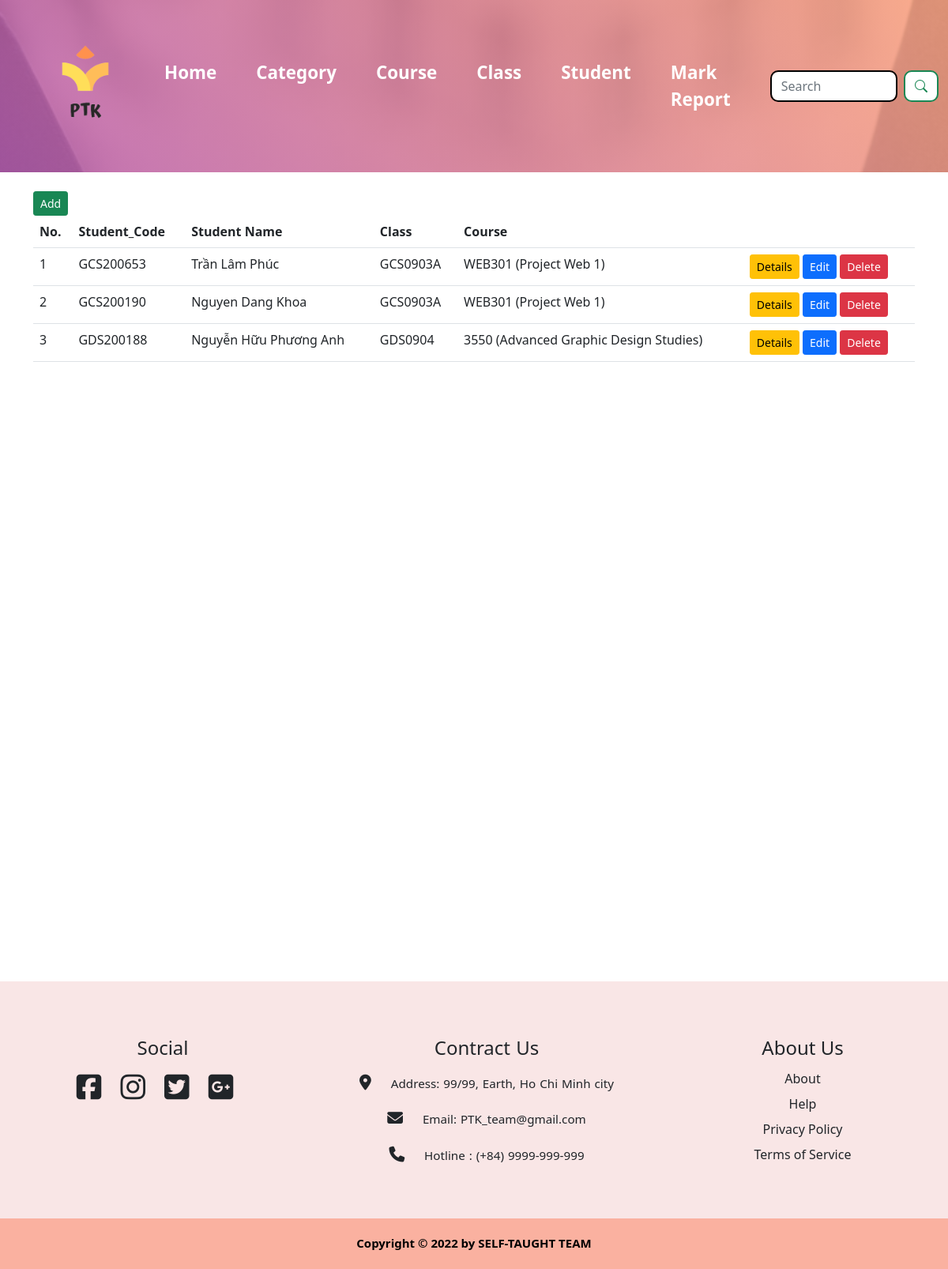
Before: /student/student/ with the older database file.
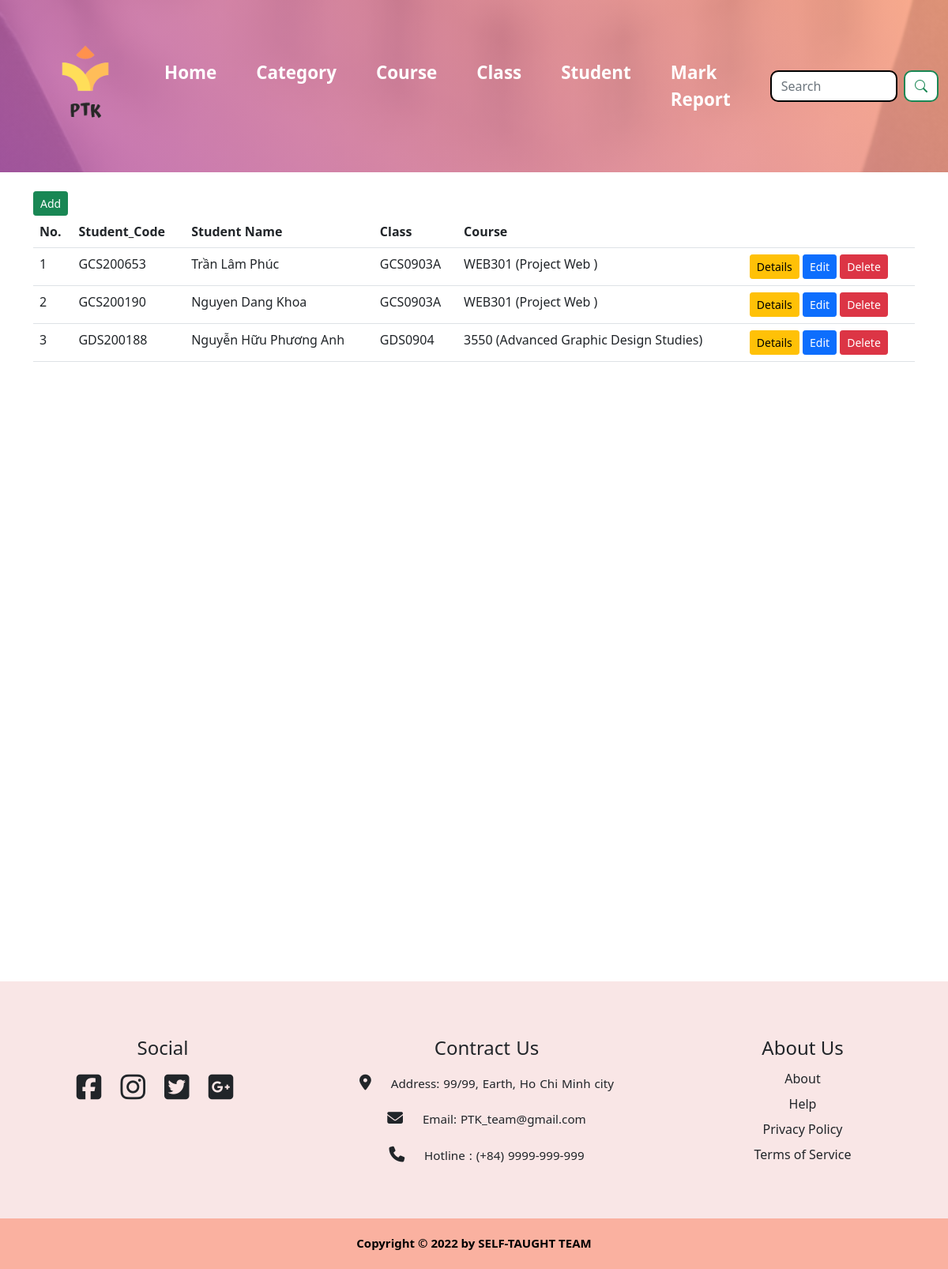
After: the same page with the newer database file.
### student/models.py (models this page shows, shortened)
class Student(models.Model):
    student_code = models.CharField(max_length=10)
    name = models.CharField(max_length=30)
    address = models.TextField(max_length=30)
    email = models.EmailField(max_length=30)
    dob = models.CharField(max_length=11)
    course = models.ForeignKey(Course, on_delete=models.CASCADE)
    classroom = models.ForeignKey(ClassRoom, on_delete=models.CASCADE)

### course/models.py (models this page shows)
class Course(models.Model):
    code = models.CharField(max_length=10)
    description = models.TextField()
    name_en = models.CharField(max_length=250)
    name_vi = models.CharField(max_length=250)
    credit = models.IntegerField()
    hour = models.IntegerField()
    category = models.ForeignKey(Category, on_delete=models.CASCADE)
    def __str__(self):
        return self.code + " (" + self.name_en + ")"

class ClassRoom(models.Model):
    name = models.CharField(max_length=50)
    category = models.ForeignKey(Category, on_delete=models.CASCADE)
    def __str__(self):
        return self.name

### student/views.py (the view)
# urls.py: path("student/", views.student_index),
def student_index(request):
    students = Student.objects.all()
    context = {
        "students": students,
    }
    return render(request, "student/student/student_index.html", context)

### student/templates/student/student/student_index.html
{% extends 'base.html' %}
{% load static %}
{% block content %}
<link rel="stylesheet" href="{% static 'css/style.css' %}">
<a href="add" class="btn btn-sm btn-success">Add</a>
<table class="table">
    <tr>
        <th>No. </th>
        <th>Student_Code</th>
        <th>Student Name</th>
        <th>Class</th>
        <th>Course</th>
        <th></th>
    </tr>
    {% for item in students %}
    <tr>
        <td>{{forloop.counter}}</td>
        <td>{{item.student_code}}</td>
        <td>{{item.name}}</td>
        <td>{{item.classroom}}</td>
        <td>{{item.course}}</td>
        <td>
            <a href="{{item.id}}" class="btn btn-sm btn-warning">Details</a>
            <a href="edit/{{item.id}}" class="btn btn-sm btn-primary">Edit</a>
            <a href="delete/{{item.id}}" class="btn btn-sm btn-danger">Delete</a>
        </td>
    </tr>
    {% endfor %}
</table>
{% endblock content %}

Changed rows visible on the page:
changed through a linked row, Student "GCS200653": course "WEB301 (Project Web 1)" → "WEB301 (Project Web )"
changed through a linked row, Student "GCS200190": course "WEB301 (Project Web 1)" → "WEB301 (Project Web )"
